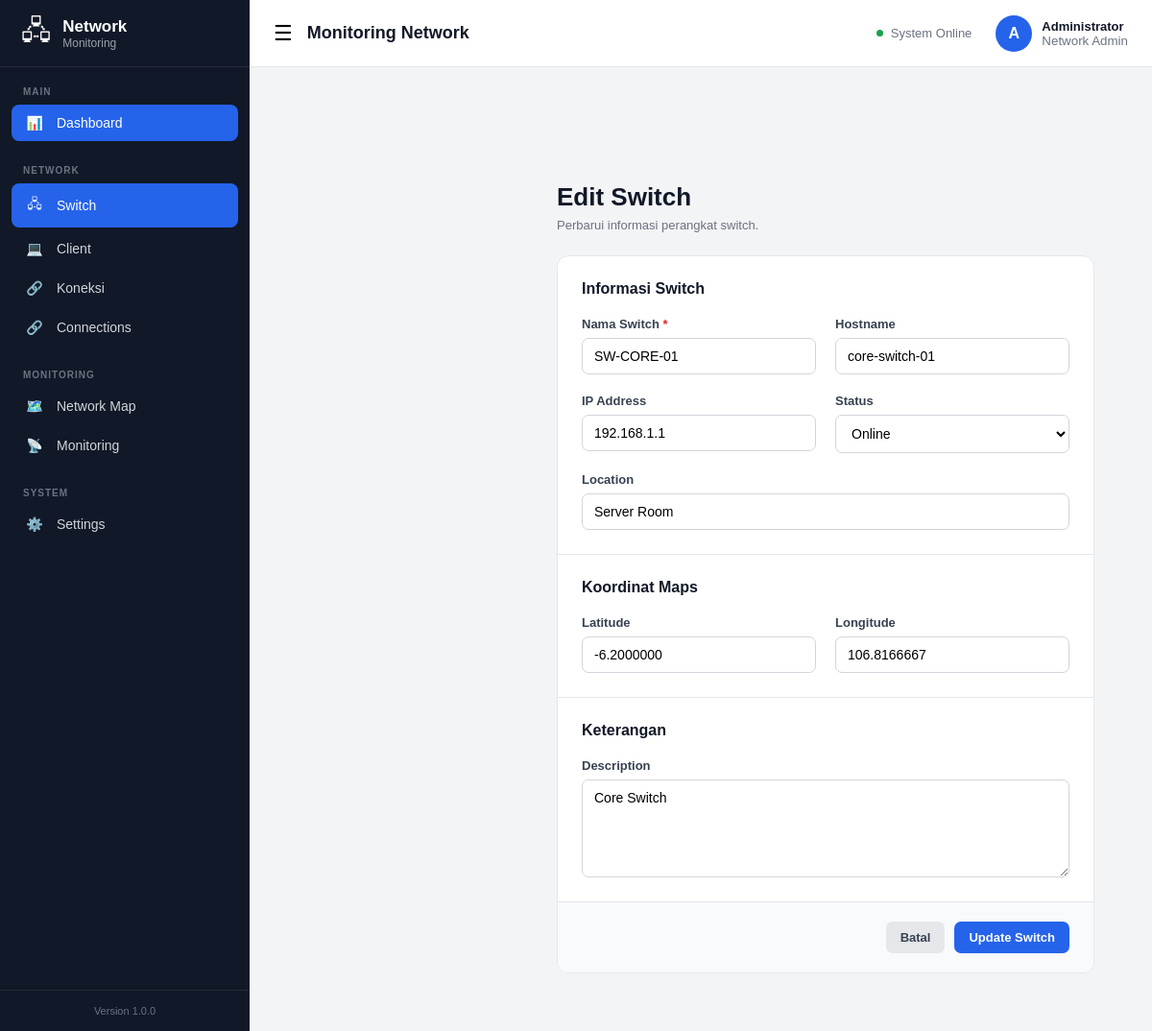
Screenshot of /?page=switch&action=edit&id=1 with the database file from the repository.
### tables this page shows
CREATE TABLE IF NOT EXISTS switches (

    id INT UNSIGNED AUTO_INCREMENT PRIMARY KEY,

    name VARCHAR(100) NOT NULL,

    hostname VARCHAR(100) NULL,

    ip_address VARCHAR(45) NULL,

    location VARCHAR(255) NULL,

    latitude DECIMAL(10,7) NULL,

    longitude DECIMAL(10,7) NULL,

    status ENUM(
        'online',
        'offline',
        'maintenance'
    ) DEFAULT 'offline',

    description TEXT NULL,

    created_at TIMESTAMP DEFAULT CURRENT_TIMESTAMP,

    updated_at TIMESTAMP
        DEFAULT CURRENT_TIMESTAMP
        ON UPDATE CURRENT_TIMESTAMP

);

### controllers/SwitchController.php (called while the page is built, shortened)
<?php
require_once __DIR__ . '/../models/SwitchModel.php';
class SwitchController
{
    private SwitchModel $model;
    public function __construct(PDO $db)
    {
        $this->model = new SwitchModel($db);
    }
    public function edit(): void
    {
        $id = filter_input(
            INPUT_GET,
            'id',
            FILTER_VALIDATE_INT
        );
        $switch = $this->model->getById($id);
        require __DIR__ . '/../views/switch/edit.php';
    }
}

### models/SwitchModel.php (called while the page is built, shortened)
<?php
class SwitchModel
{
    private PDO $db;
    public function __construct(PDO $db)
    {
        $this->db = $db;
    }
    public function getById(int $id): ?array
    {
        $sql = "
            SELECT *
            FROM switches
            WHERE id = ?
            LIMIT 1
        ";
        $stmt = $this->db->prepare($sql);
        $stmt->execute([$id]);
        $result = $stmt->fetch();
        return $result ?: null;
    }
}

### views/switch/edit.php (the view, shortened to what this page needs)
<?php require __DIR__ . '/../layouts/header.php'; ?>
<?php require __DIR__ . '/../layouts/navbar.php'; ?>
<?php require __DIR__ . '/../layouts/sidebar.php'; ?>
<main class="main-content">
    <div class="page-header">
        <div>
            <h1>
                Edit Switch
            </h1>
            <p>
                Perbarui informasi perangkat switch.
            </p>
        </div>
    </div>
    <section class="panel form-panel">
        <form
            method="POST"
            action="<?= BASE_URL ?>?page=switch&action=update"
        >
            <div class="form-section">
                <h2>
                    Informasi Switch
                </h2>
                <div class="form-grid">
                    <div class="form-group">
                        <label>
                            Nama Switch
                            <span>*</span>
                        </label>
                        <input
                            type="text"
                            name="name"
                            value="<?= htmlspecialchars(
                                $switch['name']
                            ) ?>"
                            required
                        >
                    </div>
                    <div class="form-group">
                        <label>
                            Hostname
                        </label>
                        <input
                            type="text"
                            name="hostname"
                            value="<?= htmlspecialchars(
                                $switch['hostname']
                                ?? ''
                            ) ?>"
                        >
                    </div>
                    <div class="form-group">
                        <label>
                            IP Address
                        </label>
                        <input
                            type="text"
                            name="ip_address"
                            value="<?= htmlspecialchars(
                                $switch['ip_address']
                                ?? ''
                            ) ?>"
                        >
                    </div>
                    <div class="form-group">
                        <label>
                            Status
                        </label>
                        <select name="status">
                            <option
                                value="online"
                                <?= $switch['status']
                                    === 'online'
                                    ? 'selected'
                                    : ''
                                ?>
                            >
                                Online
                            </option>
                        </select>
                    </div>
                    <div class="form-group full">
                        <label>
                            Location
                        </label>
                        <input
                            type="text"
                            name="location"
                            value="<?= htmlspecialchars(
                                $switch['location']
                                ?? ''
                            ) ?>"
                        >
                    </div>
                </div>
            </div>
            <div class="form-section">
                <h2>
                    Koordinat Maps
                </h2>
                <div class="form-grid">
                    <div class="form-group">
                        <label>
                            Latitude
                        </label>
                        <input
                            type="text"
                            name="latitude"
                            value="<?= htmlspecialchars(
                                $switch['latitude']
                                ?? ''
                            ) ?>"
                        >
                    </div>
                    <div class="form-group">
                        <label>
                            Longitude
                        </label>
                        <input
                            type="text"
                            name="longitude"
                            value="<?= htmlspecialchars(
                                $switch['longitude']
                                ?? ''
                            ) ?>"
                        >
                    </div>
                </div>
            </div>
            <div class="form-section">
                <h2>
                    Keterangan
                </h2>
                <div class="form-group">
                    <label>
                        Description
                    </label>
                    <textarea
                        name="description"
                        rows="5"
                    ><?= htmlspecialchars(
                        $switch['description']
                        ?? ''
                    ) ?></textarea>
                </div>
            </div>
            <div class="form-footer">
                <a
                    href="<?= BASE_URL ?>?page=switch"
                    class="btn btn-secondary"
                >
                    Batal
                </a>
                <button
                    type="submit"
                    class="btn btn-primary"
                >
                    Update Switch
                </button>
            </div>
        </form>
    </section>
</main>
<?php require __DIR__ . '/../layouts/footer.php'; ?>

### assets/css/style.css (style rules this page uses)
* { margin: 0; padding: 0; box-sizing: border-box; }
:root { --primary: #2563eb; --primary-dark: #1d4ed8; --sidebar: #111827; --sidebar-hover: #1f2937; --background: #f3f4f6; --surface: #ffffff; --text: #111827; --text-secondary: #6b7280; --border: #e5e7eb; --success: #16a34a; --warning: #d97706; --danger: #dc2626; }
html, body { width: 100%; min-height: 100%; }
body { font-family: Arial, Helvetica, sans-serif; background: var(--background); color: var(--text); }
button, input, select, textarea { font-family: inherit; }
button { cursor: pointer; }
a { text-decoration: none; color: inherit; }
.main-content { margin-left: 260px; padding: 95px 30px 30px; }
.btn { border: none; border-radius: 7px; padding: 9px 15px; font-size: 13px; font-weight: 600; }
.btn-primary { background: var(--primary); color: white; }
.panel { background: var(--surface); border: 1px solid var(--border); border-radius: 12px; overflow: hidden; }

### assets/css/dashboard.css (style rules this page uses)
.page-header { display: flex; align-items: center; justify-content: space-between; margin-bottom: 25px; }
.page-header h1 { font-size: 26px; margin-bottom: 5px; }
.page-header p { color: var(--text-secondary); font-size: 13px; }
.page-header { display: flex; justify-content: space-between; align-items: center; margin-bottom: 24px; }
.page-header h1 { margin: 0; font-size: 26px; }
.page-header p { margin: 6px 0 0; color: #6b7280; }

### assets/css/switch.css (style rules this page uses)
.form-panel { padding: 0; }
.form-section { padding: 25px; border-bottom: 1px solid var(--border); }
.form-section h2 { font-size: 16px; margin-bottom: 20px; }
.form-grid { display: grid; grid-template-columns: repeat(2, 1fr); gap: 18px; }
.form-group { display: flex; flex-direction: column; gap: 7px; }
.form-group.full { grid-column: 1 / -1; }
.form-group label { font-size: 13px; font-weight: 600; }
.form-group label span { color: var(--danger); }
.form-group input, .form-group select, .form-group textarea { width: 100%; border: 1px solid #d1d5db; border-radius: 7px; padding: 10px 12px; outline: none; font-size: 13px; background: white; }
.form-group textarea { resize: vertical; }
.form-footer { padding: 20px 25px; display: flex; justify-content: flex-end; gap: 10px; background: #f9fafb; }
.btn-secondary { background: #e5e7eb; color: #374151; }

### assets/css/connection.css (style rules this page uses)
.form-grid { display: grid; grid-template-columns: repeat(2, minmax(0, 1fr)); gap: 20px; }
.form-group { display: flex; flex-direction: column; gap: 7px; }
.form-group.full { grid-column: 1 / -1; }
.form-group label { font-size: 13px; font-weight: 600; color: #374151; }
.form-group input, .form-group select, .form-group textarea { width: 100%; box-sizing: border-box; padding: 10px 12px; border: 1px solid #d1d5db; border-radius: 7px; font-size: 14px; background: #ffffff; }

### rows the page displays
switches: name "SW-CORE-01", hostname "core-switch-01", ip_address "192.168.1.1", status "Online", location "Server Room", latitude "-6.2000000", longitude "106.8166667", description "Core Switch"

### other values shown
APP_NAME "Monitoring Network"
APP_VERSION "1.0.0"
